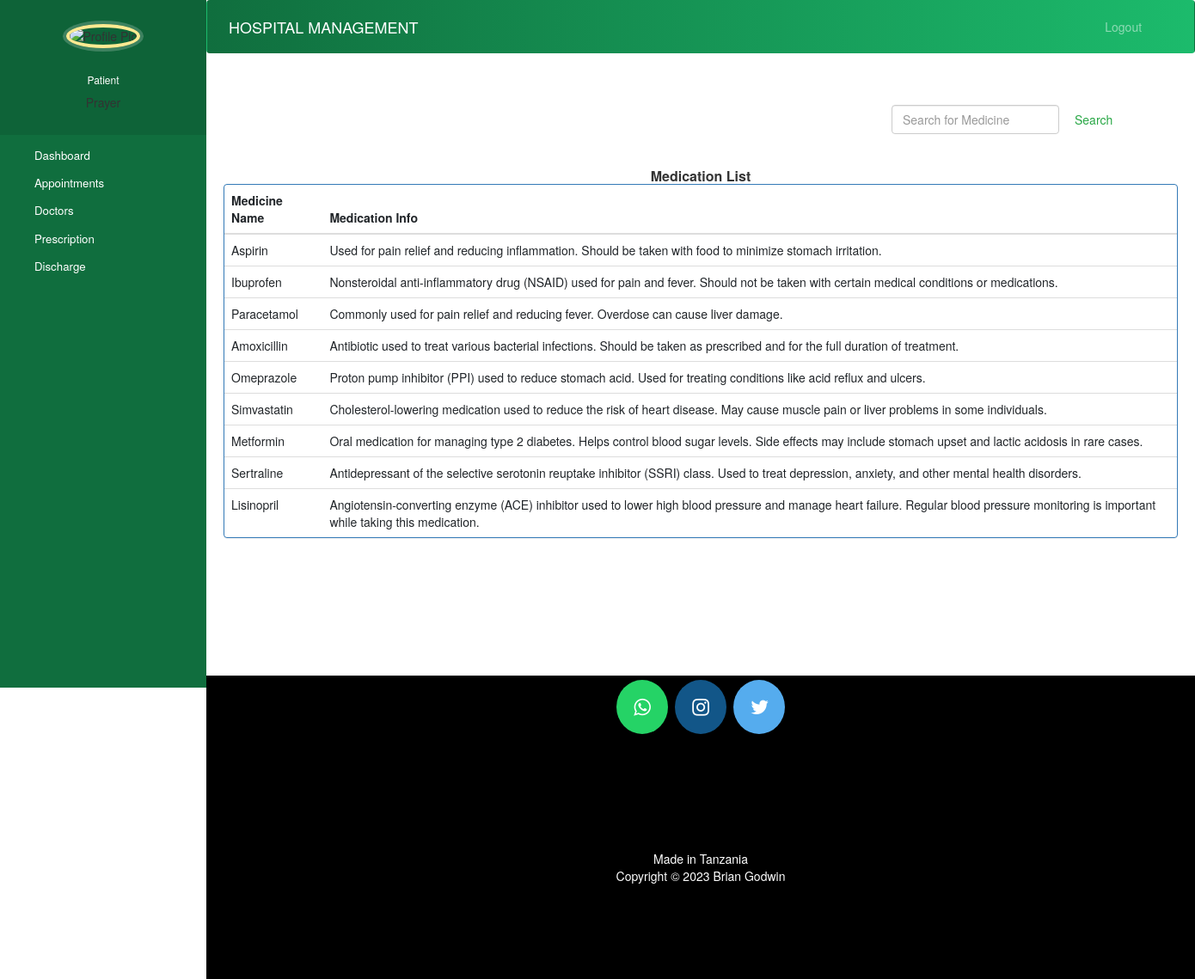
Page /reminder/list-medicines (signed in) on the earlier database version.
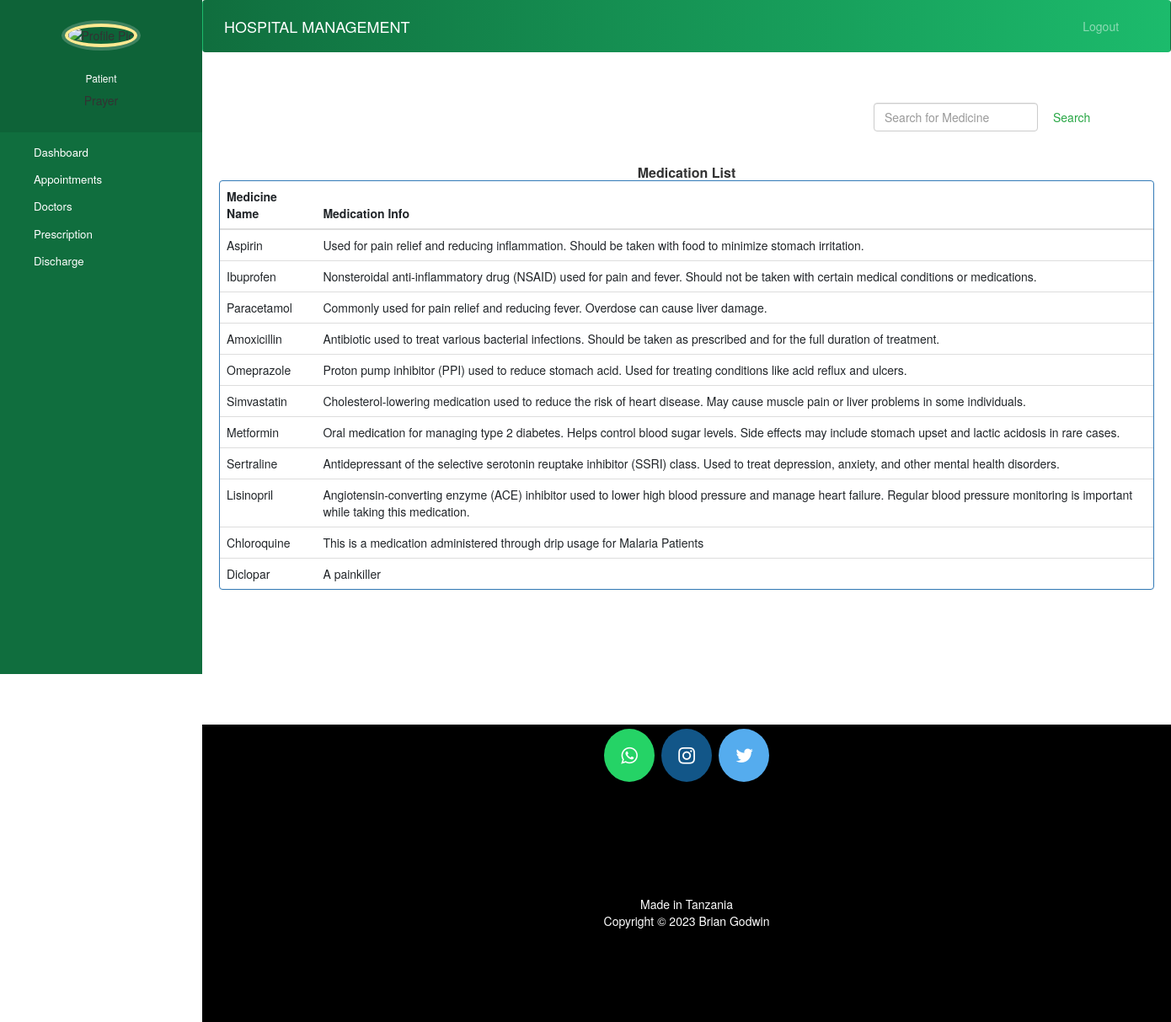
Same page on the later database version.
### reminder/models.py (models this page shows, shortened)
class Medicine(models.Model):
    medication_name = models.TextField(null=True)
    medicine_info = models.TextField(null=True)

### reminder/views.py (the view)
# urls.py: path("list-medicines", views.list_medicines, name='list-medicines'),
@login_required(login_url='hospital/adminlogin')
@login_required(login_url='hospital/doctorlogin')
def list_medicines(request):
    medicines = models.Medicine.objects.all()
    return render(request, 'reminder/patient_list_medicine.html', {'medicines': medicines})

### templates/reminder/patient_list_medicine.html (shortened to what this page needs)
{% extends 'hospital/patient_base.html' %}
{% block content %}
{%load static%}
  <head>
    <link href="//netdna.bootstrapcdn.com/bootstrap/3.0.0/css/bootstrap.min.css" rel="stylesheet" id="bootstrap-css">
  </head>
  <div class="container">
      <form  action="/reminder/search-medicine-view" method="get" style="margin-left:70%;" class="form-inline my-2 my-lg-0">
        <input class="form-control mr-sm-2" type="search" placeholder="Search for Medicine" name="query" id="query" aria-label="Search">
        <button class="btn btn-outline-success my-2 my-sm-0" type="submit">Search</button>
      </form>
      <br><br>
    {% if medicines %}
    <div>
      <h6 class="panel-title"><strong> Medication List </strong></h6>
    </div>
    <div class="panel panel-primary">
      <table class="table table-hover" id="dev-table">
          <thead>
            <tr>
              <th>Medicine Name</th>
              <th>Medication Info</th>
            </tr>
          </thead>
          {% for medicine in medicines %}
          <tr>
            <td> {{ medicine.medication_name }}</td>
            <td>{{ medicine.medicine_info }}</td>
          </tr>
          {% endfor %}
        </table>
    </div>
    {%else%}
    <br><br><br>
    <h4 style="text-align: center;color: red;">No Medicines found !!!</h4>
    {% endif %}
  </div>
{% endblock content %}

Differences in the rows shown:
added Medicine: medication_name "Chloroquine", medicine_info "This is a medication administered through drip usage for Malaria Patients"
added Medicine: medication_name "Diclopar", medicine_info "A painkiller"
